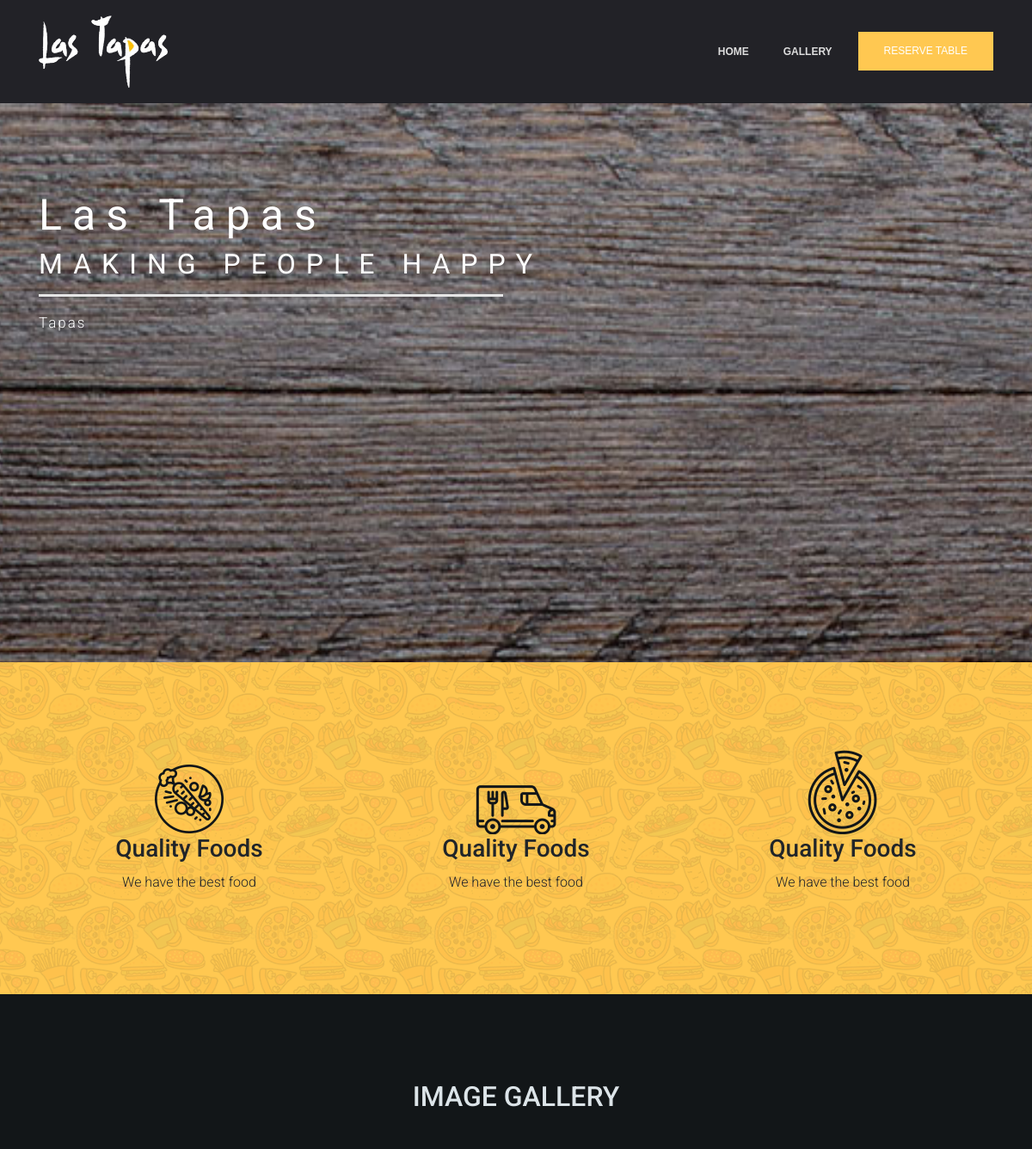
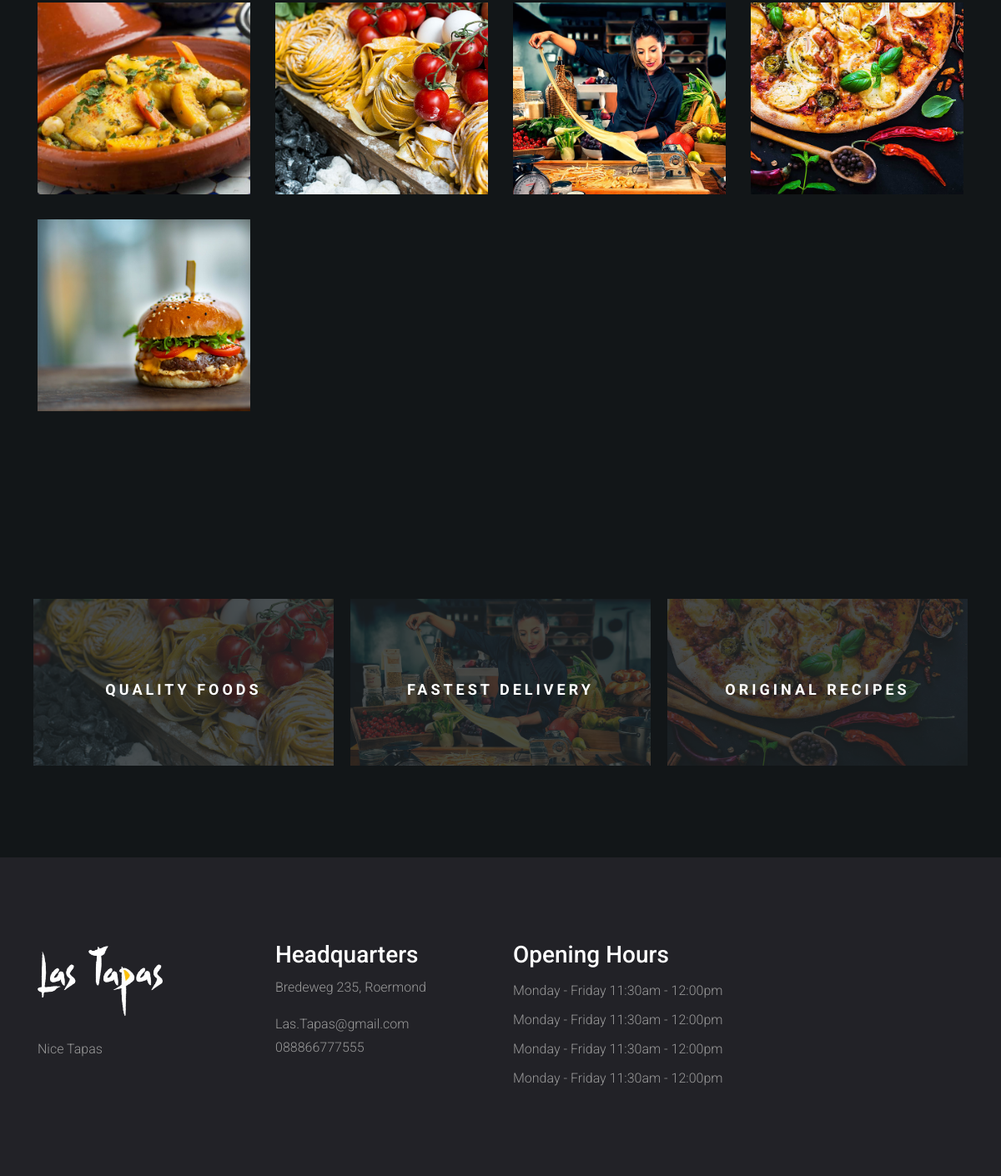
The page / on the database its author committed (2 pictures, top to bottom).
### tables this page shows
CREATE TABLE `image_gallery` (
  `image_id` int(2) NOT NULL,
  `image_name` varchar(30) NOT NULL,
  `image` varchar(255) NOT NULL
);

CREATE TABLE `website_settings` (
  `option_id` int(5) NOT NULL,
  `option_name` varchar(255) NOT NULL,
  `option_value` varchar(255) NOT NULL
);

### index.php (the view, shortened to what this page needs)
<?php
    include "connect.php";
    include "Includes/templates/header.php";
    include "Includes/templates/navbar.php";
    $stmt_web_settings = $con->prepare("SELECT * FROM website_settings");
    $stmt_web_settings->execute();
    $web_settings = $stmt_web_settings->fetchAll();
    $restaurant_email = "";
    $restaurant_address = "";
    $restaurant_phonenumber = "";
    foreach ($web_settings as $option)
    {
        if($option['option_name'] == 'restaurant_name')
        {
            $restaurant_name = $option['option_value'];
        }
        elseif($option['option_name'] == 'restaurant_email')
        {
            $restaurant_email = $option['option_value'];
        }
        elseif($option['option_name'] == 'restaurant_phonenumber')
        {
            $restaurant_phonenumber = $option['option_value'];
        }
        elseif($option['option_name'] == 'restaurant_address')
        {
            $restaurant_address = $option['option_value'];
        }
    }
?>
	<section class="home-section" id="home">
		<div class="container">
			<div class="row" style="flex-wrap: nowrap;">
				<div class="col-md-6 home-left-section">
					<div style="padding: 100px 0px; color: white;">
						<h1>
							Las Tapas
						</h1>
						<h2>
							MAKING PEOPLE HAPPY
						</h2>
						<hr>
						<p>
							Tapas
						</p>
					</div>
				</div>
			</div>
		</div>
	</section>
	<section class="our_qualities" style="padding:100px 0px;">
		<div class="container">
			<div class="row">
				<div class="col-md-4">
					<div class="our_qualities_column">
	                    <img src="Design/images/quality_food_img.png" >
	                    <div class="caption">
	                        <h3>
	                            Quality Foods
	                        </h3>
	                        <p>
	                        	We have the best food
	                        </p>
	                    </div>
	                </div>
				</div>
				<div class="col-md-4">
					<div class="our_qualities_column">
	                    <img src="Design/images/fast_delivery_img.png" >
	                    <div class="caption">
	                        <h3>
	                            Quality Foods
	                        </h3>
	                        <p>
	                        	We have the best food
	                        </p>
	                    </div>
	                </div>
				</div>
				<div class="col-md-4">
					<div class="our_qualities_column">
	                    <img src="Design/images/original_taste_img.png" >
	                    <div class="caption">
	                        <h3>
	                            Quality Foods
	                        </h3>
	                        <p>
	                        	We have the best food
	                        </p>
	                    </div>
	                </div>
				</div>
			</div>
		</div>
	</section>
	<section class="image-gallery" id="gallery">
		<div class="container">
			<h2 style="text-align: center;margin-bottom: 30px">IMAGE GALLERY</h2>
			<?php
				$stmt_image_gallery = $con->prepare("Select * from image_gallery");
                $stmt_image_gallery->execute();
                $rows_image_gallery = $stmt_image_gallery->fetchAll();
                echo "<div class = 'row'>";
	                foreach($rows_image_gallery as $row_image_gallery)
	                {
	                	echo "<div class = 'col-md-4 col-lg-3' style = 'padding: 15px;'>";
	                		$source = "admin/Uploads/images/".$row_image_gallery['image'];
	                		?>
	                		<div style = "background-image: url('<?php echo $source; ?>') !important;background-repeat: no-repeat;background-position: 50% 50%;background-size: cover;background-clip: border-box;box-sizing: border-box;overflow: hidden;height: 230px;">
	                		</div>
	                		<?php
	                	echo "</div>";
	                }
	            echo "</div>";
			?>
		</div>
	</section>
	<section class="our_qualities_v2">
		<div class="container">
			<div class="row">
				<div class="col-md-4" style="padding: 10px;">
					<div class="quality quality_1">
						<div class="text_inside_quality">
							<h5>Quality Foods</h5>
						</div>
					</div>
				</div>
				<div class="col-md-4" style="padding: 10px;">
					<div class="quality quality_2">
						<div class="text_inside_quality">
							<h5>Fastest Delivery</h5>
						</div>
					</div>
				</div>
				<div class="col-md-4" style="padding: 10px;">
					<div class="quality quality_3">
						<div class="text_inside_quality">
							<h5>Original Recipes</h5>
						</div>
					</div>
				</div>
			</div>
		</div>
	</section>
    <section class="widget_section" style="background-color: #222227;padding: 100px 0;">
        <div class="container">
            <div class="row">
                <div class="col-lg-3 col-md-6">
                    <div class="footer_widget">
                        <img src="Design/images/restaurant-logo.png" alt="Restaurant Logo" style="width: 150px;margin-bottom: 20px;">
                        <p>
                            Nice Tapas
                        </p>
                    </div>
                </div>
                <div class="col-lg-3 col-md-6">
                     <div class="footer_widget">
                        <h3>Headquarters</h3>
                        <p>
                            <?php echo $restaurant_address; ?>
                        </p>
                        <p>
                            <?php echo $restaurant_email; ?>
                            <br>
                            <?php echo $restaurant_phonenumber; ?>
                        </p>
                     </div>
                </div>
                <div class="col-lg-3 col-md-6">
                    <div class="footer_widget">
                        <h3>
                            Opening Hours
                        </h3>
                        <ul class="opening_time">
                            <li>Monday - Friday 11:30am - 12:00pm</li>
                            <li>Monday - Friday 11:30am - 12:00pm</li>
                            <li>Monday - Friday 11:30am - 12:00pm</li>
                            <li>Monday - Friday 11:30am - 12:00pm</li>
                        </ul>
                    </div>
                </div>
            </div>
        </div>
    </section>

### Design/css/main.css (style rules this page uses)
ul { display: block; list-style: none; padding: 0; margin: 0; }
hr { margin-top: 1rem; margin-bottom: 1rem; background: white; border: 3px; border-top: 3px solid rgba(0,0,0,.1); }
html { scroll-behavior: smooth; }
body { font-family: 'Roboto', sans-serif; font-size: 16px; line-height: 28px; font-weight: 300; }
.home-section { background: url(../images/home_bg.jpg); background-position: center; background-repeat: no-repeat; background-size: cover; height: 650px; background-attachment: fixed; }
.home-section h1 { color: rgb(255, 255, 255); white-space: nowrap; letter-spacing: 12px; font-weight: 400; font-size: 50px; }
.home-section h2 { color: rgb(255, 255, 255); white-space: nowrap; letter-spacing: 12px; font-weight: 400;f ont-size: 30px; }
.home-section p { color: rgb(255, 255, 255); white-space: nowrap; letter-spacing: 2px; font-weight: 300; font-size: 17px; }
.our_qualities { background: url(../images/our_qualities_bg.png); background-position: center; background-repeat: no-repeat; background-size: cover; }
.our_qualities_column { text-align: center; }
.our_menus, .image-gallery { color: #dce4e8; padding: 100px 0px; background:#121618; }
.our_qualities_v2 { background-color: #121618; padding: 100px 0px; }
.quality { background-size: cover !important; background-position: center !important; height: 200px; box-shadow: inset 0 0 0 1000px rgba(29, 35, 38, 0.8); }
.quality_1 { background-image: url('../images/img_1.jpg'); }
.quality_2 { background-image: url('../images/img_2.jpg'); }
.quality_3 { background-image: url('../images/img_3.jpg'); }
.text_inside_quality { width: 100%; text-align: center; padding: 0 40px; position: absolute; top: 50%; left: 0; }
.text_inside_quality>h5 { color:rgb(255, 255, 255); font-weight: 700; letter-spacing: 4px; font-size: 18px; line-height: 18px; text-transform: uppercase; }
.footer_widget p { color: #999; }
.footer_widget h3 { color: #fff; }
.opening_time li { color: #999; line-height: 35px; }

### rows shown on the page
image_gallery: image (picture)
image_gallery: image (picture)
image_gallery: image (picture)
image_gallery: image (picture)
image_gallery: image (picture)
website_settings: option_value "Bredeweg 235, Roermond"
website_settings: option_value "Las.Tapas@gmail.com"
website_settings: option_value "088866777555"
